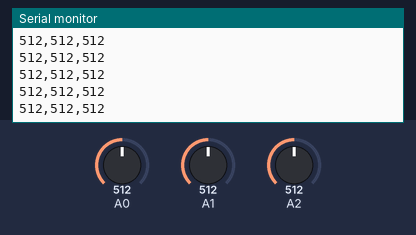
Bench run of a sketch on a simulated Arduino Uno, built with avr-gcc and run on an emulated ATmega328P. On the bench: the last lines printed to the serial monitor. Inputs (shaded band) come from the test bench; at power-on: A0 = 512, A1 = 512, A2 = 512.

Above: at 1.2 s.
1.3 s: A0 set to 11
At 2.0 s:
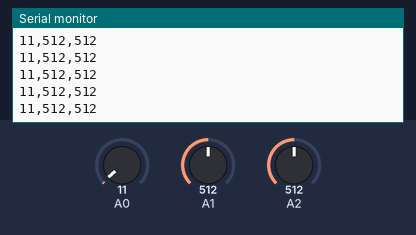
4.3 s: A0 set to 8
At 5.3 s:
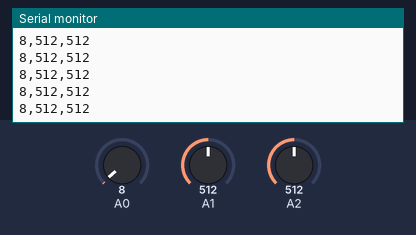
5.8 s: A0 set to 95
At 6.8 s:
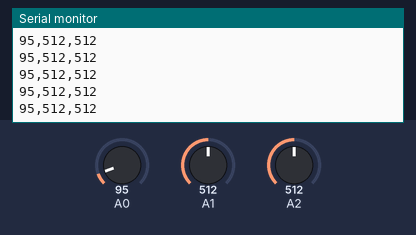
7.3 s: A0 set to 109
At 7.9 s:
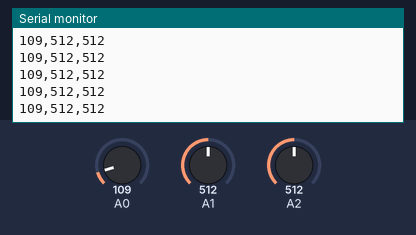
Timing chart, 0 to 10.3 s (numbered marks = the images above; inputs shaded):
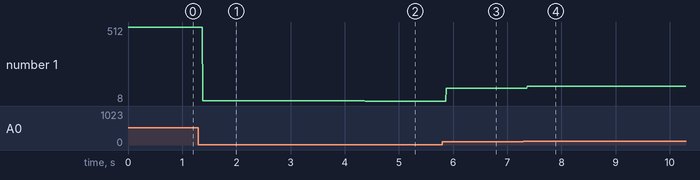

Measured:
- after the input at 1.3 s, the serial monitor: prints a new line after 0.08 s (image 1)
- after the input at 4.3 s, the serial monitor: prints a new line after 0.07 s (image 2)
- after the input at 5.8 s, the serial monitor: prints a new line after 0.07 s (image 3)
- after the input at 7.3 s, the serial monitor: prints a new line after 0.07 s (image 4)
- plotted number 1: 512 → 11 after the input at 1.3 s, 11 → 8 after the input at 4.3 s, 8 → 95 after the input at 5.8 s, 95 → 109 after the input at 7.3 s

The sketch:

read_wheel.ino
```cpp
const int NUM_OF_CASSETTES = 3;

void setup() {
  Serial.begin(9600);
}

void loop() {
  for (int i = 0; i < NUM_OF_CASSETTES; i++) {
    // Print a comma before any value except from the first
    if (i != 0) {
      Serial.print(",");
    }
    Serial.print(analogRead(i));
  }
  // End the message with new line character
  Serial.println();
}
```
